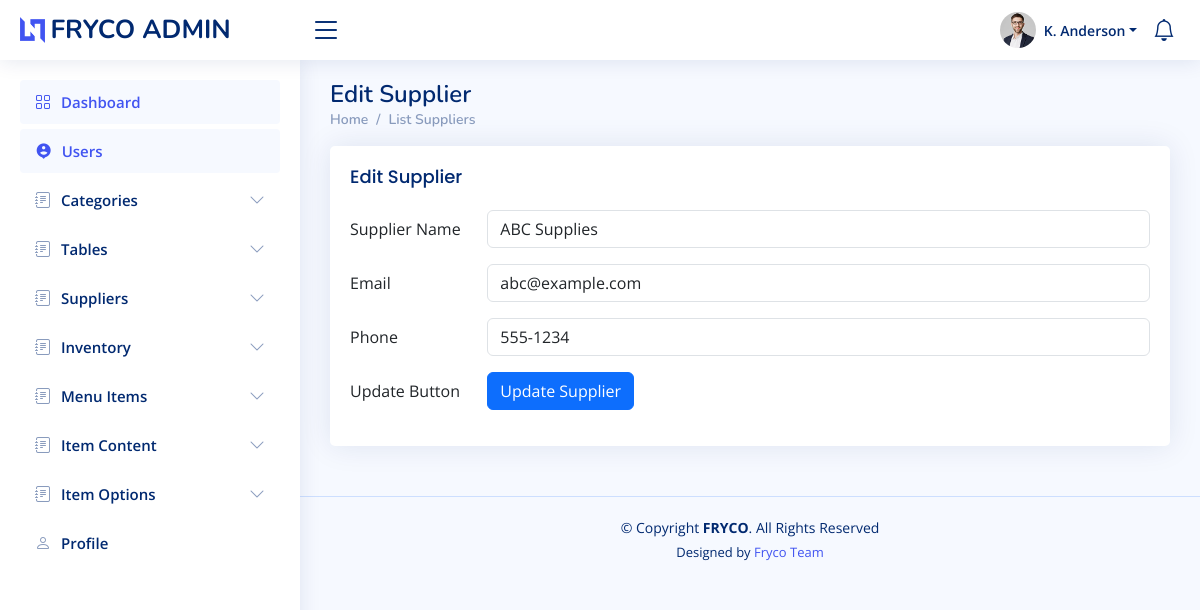
Page /views/staff/editsupplier.php?edit=1 on the committed database.
### tables this page shows
CREATE TABLE `suppliers` (
    id INT PRIMARY KEY AUTO_INCREMENT,
    supplier_name VARCHAR(255) NOT NULL,
    email VARCHAR(255) NOT NULL UNIQUE,
    phone VARCHAR(20) NOT NULL,
    created_at TIMESTAMP DEFAULT CURRENT_TIMESTAMP
);

### controllers/SupplierController.php (called while the page is built, shortened)
<?php
require_once '../../models/Supplier.php';
require_once '../../config/db.php';
class SupplierController {
    private $supplier;
    public function __construct() {
        $database = new Database();
        $this->db = $database->connect();
        $this->supplier = new Supplier($this->db);
    }
    public function selectOne($id) {
        return $this->supplier->selectOne($id);
    }
}
?>

### config/db.php (called while the page is built, shortened)
<?php
class Database {
    private $host = "localhost";
    private $db_name = "fryco";
    private $username = "mk";
    private $password = "221999@mk";
    public function connect() {
        $this->conn = null;
        try {
            $dsn = "mysql:host=" . $this->host . ";port=" . ";dbname=" . $this->db_name;
            $this->conn = new PDO($dsn, $this->username, $this->password);
            $this->conn->setAttribute(PDO::ATTR_ERRMODE, PDO::ERRMODE_EXCEPTION);
        } catch (PDOException $exception) {
            die("Database connection error: " . $exception->getMessage());
        }
        return $this->conn;
    }
}
?>

### models/Supplier.php (called while the page is built, shortened)
<?php
class Supplier {
    private $conn;
    public function __construct($db) {
        $this->conn = $db;
    }
    public function selectOne($id) {
        $selectQuery = "SELECT * FROM suppliers WHERE id = :id";
        $stmt = $this->conn->prepare($selectQuery);
        $stmt->bindParam(':id', $id, PDO::PARAM_INT);
        $stmt->execute();
        return $stmt->fetch(PDO::FETCH_ASSOC);
    }
}
?>

### views/staff/editsupplier.php (the view, shortened to what this page needs)
<?php
require_once "shared/navbar.php";
require_once '../../controllers/SupplierController.php';
$supplier_name = '';
$email = '';
$phone = '';
if (isset($_GET['edit'])) {
    $id = $_GET['edit'];
    $supplierController = new SupplierController();
    $supplier = $supplierController->selectOne($id);
    if ($supplier) {
        $supplier_name = $supplier['supplier_name'];
        $email = $supplier['email'];
        $phone = $supplier['phone'];
    }
}
?>
<main id="main" class="main">
    <div class="pagetitle">
        <h1>Edit Supplier</h1>
        <nav>
            <ol class="breadcrumb">
                <li class="breadcrumb-item"><a href="dashboard.php">Home</a></li>
                <li class="breadcrumb-item active"><a href="listsuppliers.php">List Suppliers</a></li>
            </ol>
        </nav>
    </div>
    <section class="section">
        <div class="row">
            <div class="col-lg-12">
                <div class="card">
                    <div class="card-body">
                        <h5 class="card-title">Edit Supplier</h5>
                        <form method="POST">
                            <div class="row mb-3">
                                <label for="supplier_name" class="col-sm-2 col-form-label">Supplier Name</label>
                                <div class="col-sm-10">
                                    <input type="text" class="form-control" name="supplier_name" value="<?= $supplier_name; ?>" required>
                                </div>
                            </div>
                            <div class="row mb-3">
                                <label for="email" class="col-sm-2 col-form-label">Email</label>
                                <div class="col-sm-10">
                                    <input type="email" class="form-control" name="email" value="<?= $email; ?>" required>
                                </div>
                            </div>
                            <div class="row mb-3">
                                <label for="phone" class="col-sm-2 col-form-label">Phone</label>
                                <div class="col-sm-10">
                                    <input type="text" class="form-control" name="phone" value="<?= $phone; ?>" required>
                                </div>
                            </div>
                            <div class="row mb-3">
                                <label class="col-sm-2 col-form-label">Update Button</label>
                                <div class="col-sm-10">
                                    <button type="submit" class="btn btn-primary" name="submit">Update Supplier</button>
                                </div>
                            </div>
                        </form>
                    </div>
                </div>
            </div>
        </div>
    </section>
</main>
<?php
require_once "shared/footer.php";
?>

### views/staff/assets/css/style.css (style rules this page uses)
:root { scroll-behavior: smooth; }
body { font-family: "Open Sans", sans-serif; background: #f6f9ff; color: #444444; }
a { color: #4154f1; text-decoration: none; }
h1, h2, h3, h4, h5, h6 { font-family: "Nunito", sans-serif; }
#main { margin-top: 60px; padding: 20px 30px; transition: all 0.3s; }
.pagetitle { margin-bottom: 10px; }
.pagetitle h1 { font-size: 24px; margin-bottom: 0; font-weight: 600; color: #012970; }
.card { margin-bottom: 30px; border: none; border-radius: 5px; box-shadow: 0px 0 30px rgba(1, 41, 112, 0.1); }
.card-title { padding: 20px 0 15px 0; font-size: 18px; font-weight: 500; color: #012970; font-family: "Poppins", sans-serif; }
.card-body { padding: 0 20px 20px 20px; }
.breadcrumb { font-size: 14px; font-family: "Nunito", sans-serif; color: #899bbd; font-weight: 600; }
.breadcrumb a { color: #899bbd; transition: 0.3s; }
.breadcrumb .breadcrumb-item::before { color: #899bbd; }
.breadcrumb .active { color: #51678f; font-weight: 600; }
@media (min-width: 1200px) { #main, #footer { margin-left: 300px; } }

### rows in the picture
suppliers: supplier_name "ABC Supplies", email "abc@example.com", phone "555-1234"
